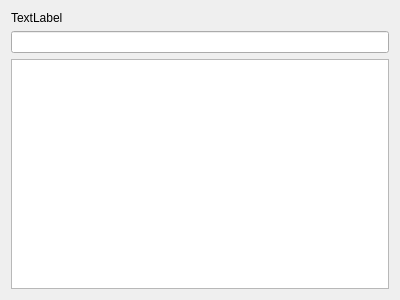
<?xml version="1.0" encoding="UTF-8"?>
<ui version="4.0">
 <class>DictWordListDialog</class>
 <widget class="QDialog" name="DictWordListDialog">
  <property name="geometry">
   <rect>
    <x>0</x>
    <y>0</y>
    <width>400</width>
    <height>300</height>
   </rect>
  </property>
  <property name="windowTitle">
   <string>DictWordListDialog</string>
  </property>
  <layout class="QGridLayout" name="gridLayout">
   <item row="0" column="0">
    <layout class="QVBoxLayout" name="verticalLayout">
     <item>
      <widget class="QLabel" name="titleLabel">
       <property name="text">
        <string>TextLabel</string>
       </property>
      </widget>
     </item>
     <item>
      <widget class="QLineEdit" name="lineEdit"/>
     </item>
    </layout>
   </item>
   <item row="1" column="0">
    <widget class="QTableView" name="tableView"/>
   </item>
  </layout>
 </widget>
 <layoutdefault spacing="6" margin="11"/>
 <resources/>
 <connections/>
</ui>
